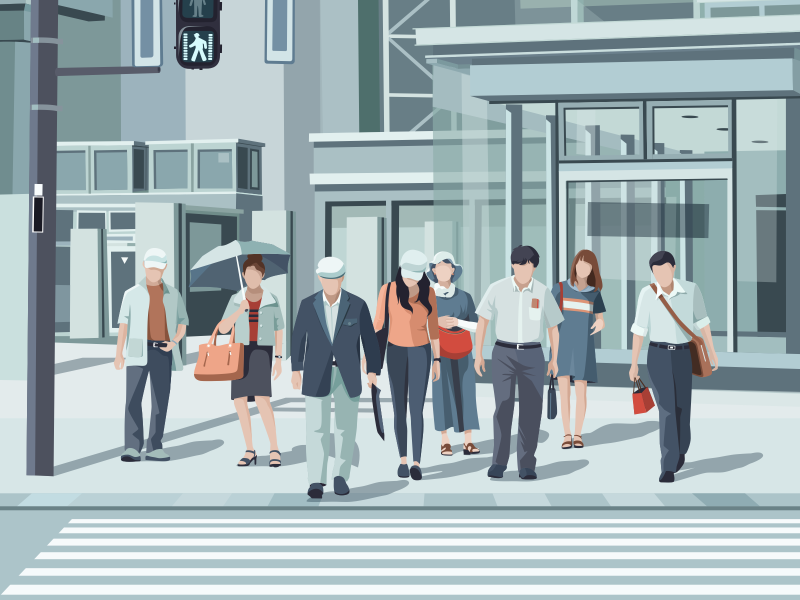
#> input picture ImageDetection/busystreet.png, 1600 x 1200 px, given in place of vid1.mp4, which was not available (shown at 1/2 size)
$ python 'person recognition.py'
#> lines starting #> are read from the running program, lines starting #| are printed output that depends on the picture; pictures that were not available may be replaced by others from this repository, and a replacement may not be noted
# -*- coding: utf-8 -*-
"""
Spyder Editor

This is a temporary script file.
"""
import numpy as np
import cv2

body_classifier = cv2.CascadeClassifier('C:/Users/A00294976/Documents/New folder/Harrcascade/haarcascade_fullbody.xml')

cap = cv2.VideoCapture('C:/Users/A00294976/Downloads/vid1.mp4')

while cap.isOpened():

    ret, frame = cap.read()
#> frame is the input picture: shape (1200, 1600, 3); mean B, G, R 180.9, 177.2, 161.5
    frame = cv2.resize(frame, None, fx = 0.5, fy = 0.5, interpolation = cv2.INTER_LINEAR)
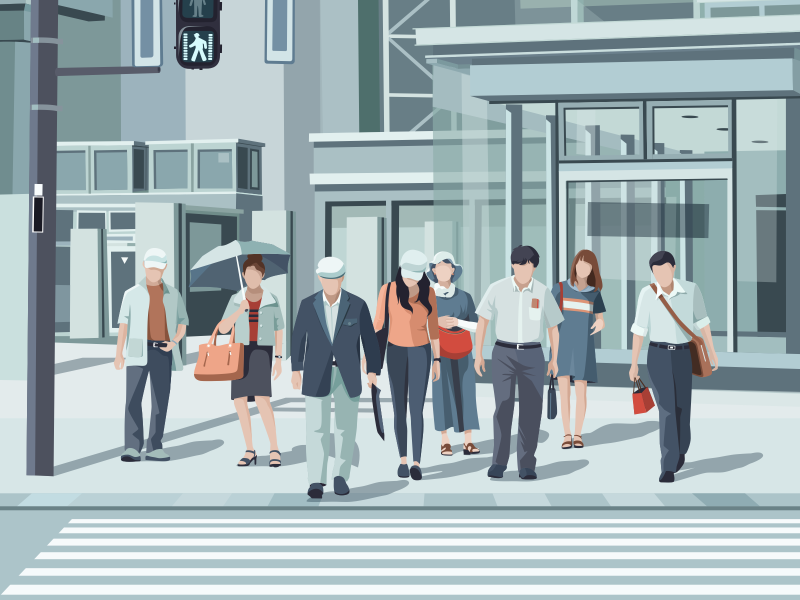
#> frame: shape (600, 800, 3); mean B, G, R 181, 177.2, 161.5

    gray = cv2.cvtColor(frame, cv2.COLOR_BGR2GRAY)
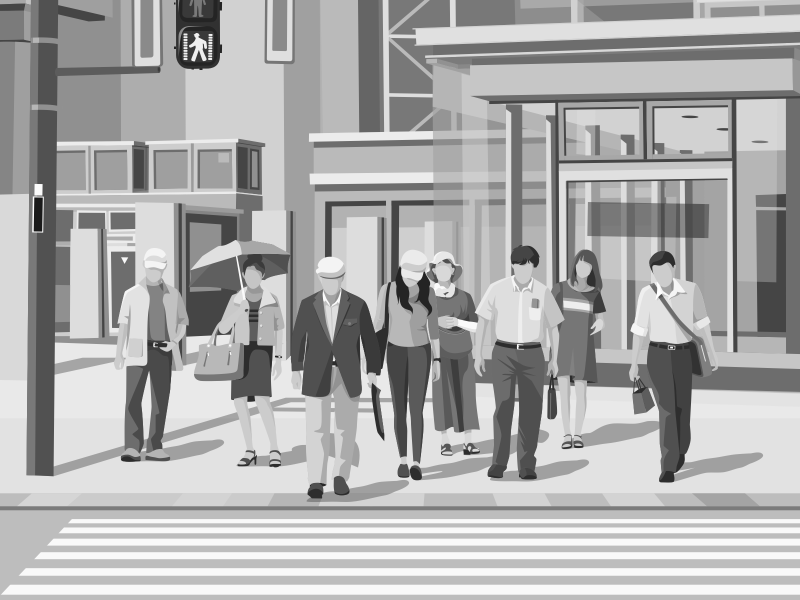
#> gray: shape (600, 800); min 26, max 254, mean 172.9

    bodies = body_classifier.detectMultiScale(gray, 1.1, 5)
#> bodies = [[71, 209, 74, 148], [612, 281, 113, 225]]

    for(x, y, w, h) in bodies:
        cv2.rectangle(frame, (x, y), (x+w, y+h), (0, 255, 255), 2)
        cv2.imshow('person detection', frame)
#> this loop made 2 passes
#> pass 1, `cv2.imshow('person detection', frame)`:
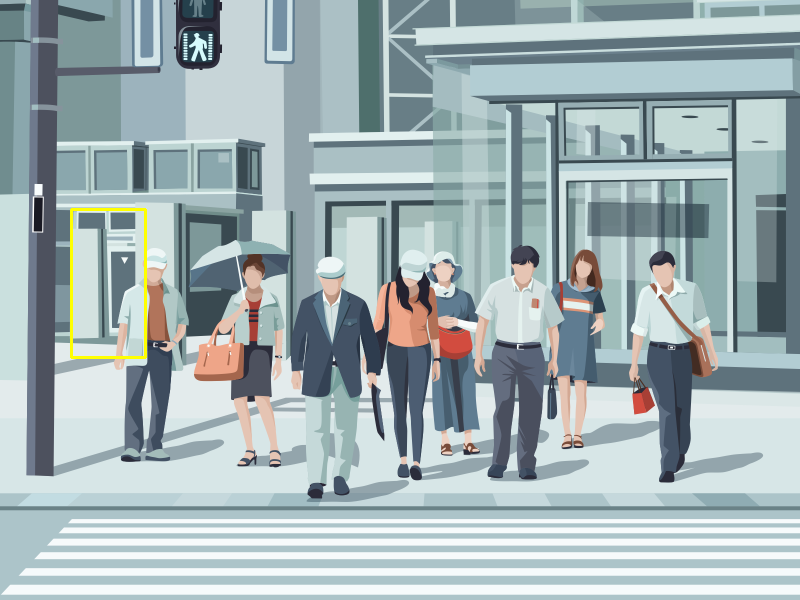
#> window 'person detection': shape (600, 800, 3); mean B, G, R 180.4, 177.3, 161.7
#> pass 2, `cv2.imshow('person detection', frame)`:
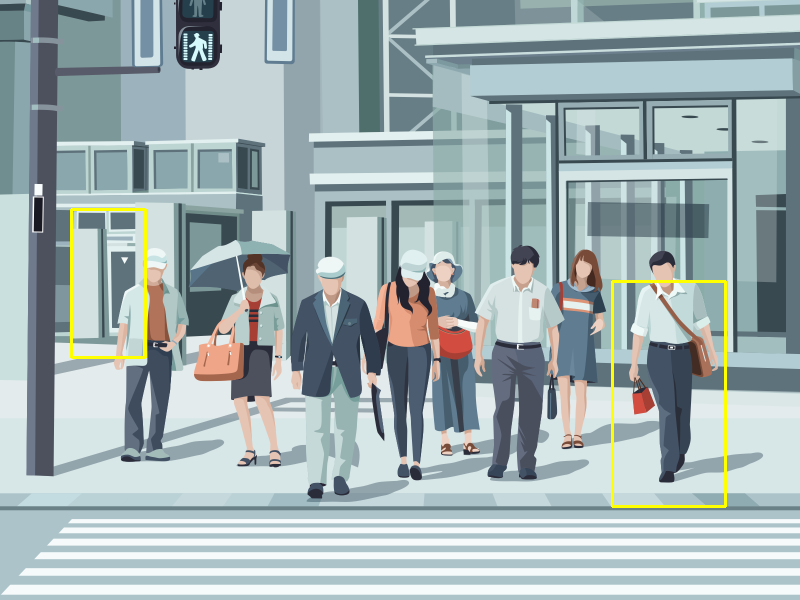
#> window 'person detection': shape (600, 800, 3); mean B, G, R 179.6, 177.6, 162.1

    if cv2.waitKey(5) == 13:
#> (key Esc is pressed here)
        break

cap.release()
cv2.destroyAllWindows()

$ run again, on ImageDetection/jpeg.png
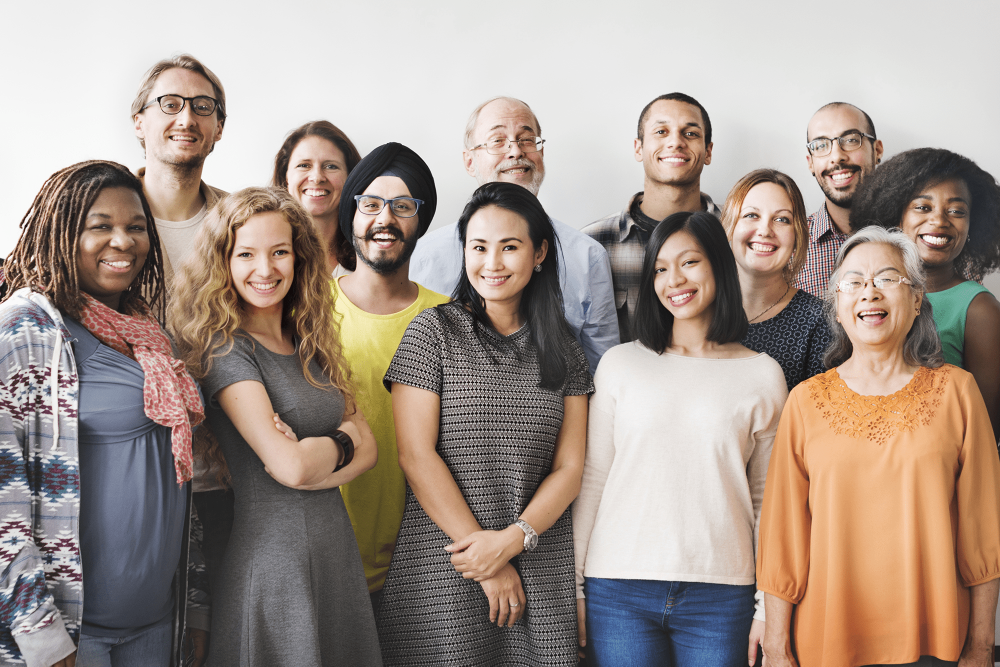
#> input picture ImageDetection/jpeg.png, 2000 x 1333 px, given in place of vid1.mp4, which was not available (shown at 1/2 size)
#> frame is the input picture: shape (1333, 2000, 3); mean B, G, R 138.5, 147.7, 162.3
#> `frame = cv2.resize(frame, None, fx = 0.5, fy = 0.5, interpolation = cv..`:
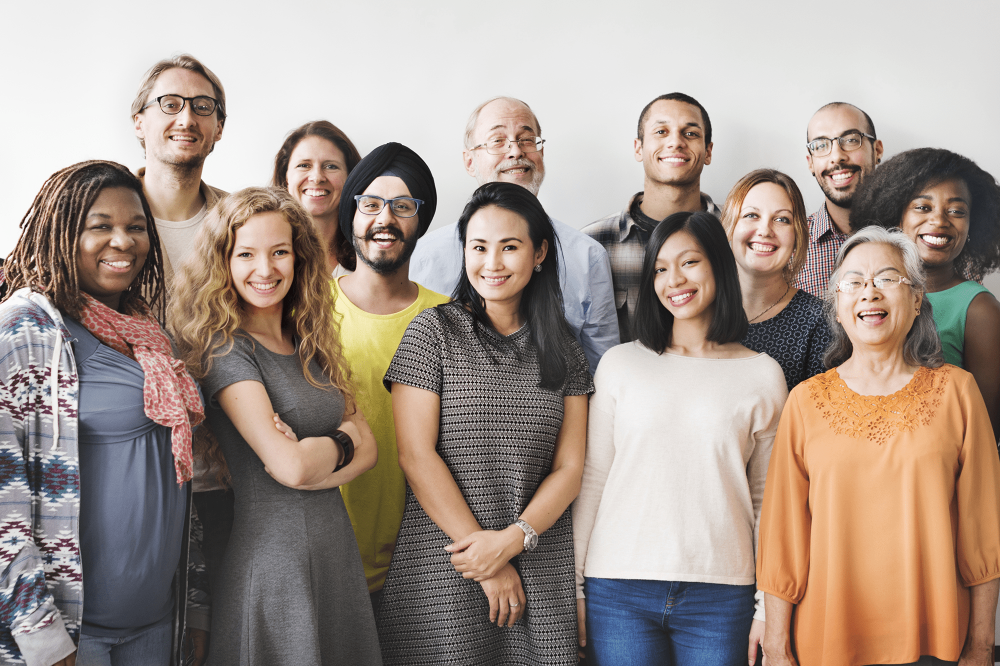
#> frame: shape (666, 1000, 3); mean B, G, R 138.7, 147.9, 162.5
#> `gray = cv2.cvtColor(frame, cv2.COLOR_BGR2GRAY)`:
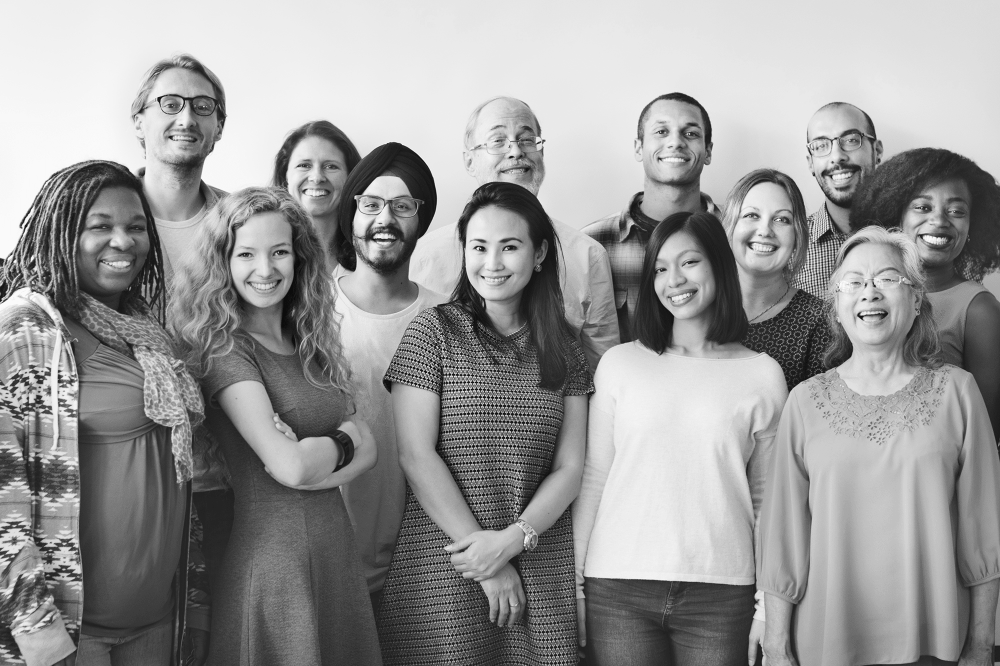
#> gray: shape (666, 1000); min 12, max 250, mean 151.2
#> bodies = ()
